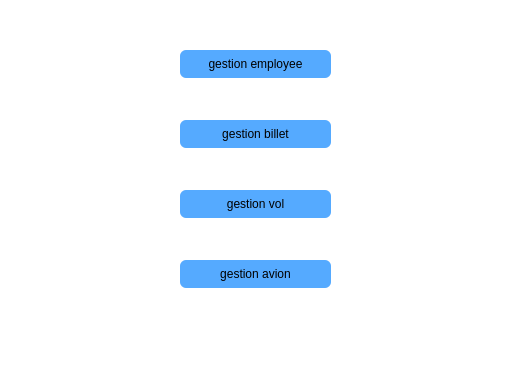
<?xml version="1.0" encoding="UTF-8"?>
<ui version="4.0">
 <class>MYDialog</class>
 <widget class="QDialog" name="MYDialog">
  <property name="geometry">
   <rect>
    <x>0</x>
    <y>0</y>
    <width>528</width>
    <height>385</height>
   </rect>
  </property>
  <property name="windowTitle">
   <string>Dialog</string>
  </property>
  <property name="styleSheet">
   <string notr="true">QDialog{
background-color: rgb(255, 255, 255);
background-image: url(:/new/prefix1/asian-airport.jpg);}</string>
  </property>
  <widget class="QPushButton" name="pushButton">
   <property name="geometry">
    <rect>
     <x>180</x>
     <y>50</y>
     <width>151</width>
     <height>28</height>
    </rect>
   </property>
   <property name="styleSheet">
    <string notr="true">QPushButton
{
background-color:rgb(85,170,255);
	color: rgb(0, 0, 0);
border-style: solid;
    border-radius: 6;
}
QPushButton:hover
{
background-color:rgb(85,110,255);
	color: rgb(0, 0, 0);
}
QPushButton:pressed
{
background-color:rgb(85,170,255);
}</string>
   </property>
   <property name="text">
    <string>gestion employee</string>
   </property>
  </widget>
  <widget class="QPushButton" name="pushButton_2">
   <property name="geometry">
    <rect>
     <x>180</x>
     <y>120</y>
     <width>151</width>
     <height>28</height>
    </rect>
   </property>
   <property name="styleSheet">
    <string notr="true">QPushButton
{
background-color:rgb(85,170,255);
	color: rgb(0, 0, 0);
border-style: solid;
    border-radius: 6;
}
QPushButton:hover
{
background-color:rgb(85,110,255);
	color: rgb(0, 0, 0);
}
QPushButton:pressed
{
background-color:rgb(85,170,255);
}</string>
   </property>
   <property name="text">
    <string>gestion billet</string>
   </property>
  </widget>
  <widget class="QPushButton" name="pushButton_3">
   <property name="geometry">
    <rect>
     <x>180</x>
     <y>190</y>
     <width>151</width>
     <height>28</height>
    </rect>
   </property>
   <property name="styleSheet">
    <string notr="true">QPushButton
{
background-color:rgb(85,170,255);
	color: rgb(0, 0, 0);
border-style: solid;
    border-radius: 6;
}
QPushButton:hover
{
background-color:rgb(85,110,255);
	color: rgb(0, 0, 0);
}
QPushButton:pressed
{
background-color:rgb(85,170,255);
}</string>
   </property>
   <property name="text">
    <string>gestion vol</string>
   </property>
  </widget>
  <widget class="QPushButton" name="pushButton_4">
   <property name="geometry">
    <rect>
     <x>180</x>
     <y>260</y>
     <width>151</width>
     <height>28</height>
    </rect>
   </property>
   <property name="styleSheet">
    <string notr="true">QPushButton
{
background-color:rgb(85,170,255);
	color: rgb(0, 0, 0);
border-style: solid;
    border-radius: 6;
}
QPushButton:hover
{
background-color:rgb(85,110,255);
	color: rgb(0, 0, 0);
}
QPushButton:pressed
{
background-color:rgb(85,170,255);
}</string>
   </property>
   <property name="text">
    <string>gestion avion</string>
   </property>
  </widget>
 </widget>
 <resources/>
 <connections/>
</ui>
